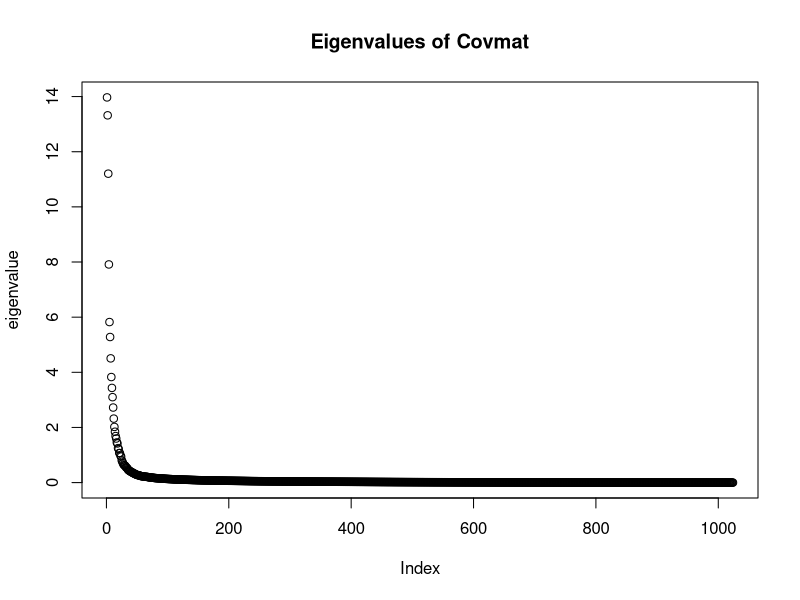

The R script that drew this image:
digitdata<-read.csv("pcaData/rawData.csv", sep=" ", header=FALSE)
library("lattice")
covdigit=cov(data.matrix(digitdata))
eigendigit=eigen(covdigit)
plot(eigendigit$values, ylab="eigenvalue", main="Eigenvalues of Covmat")

output=matrix(nrow=1934, ncol=64)
output=data.matrix(digitdata)%*%data.matrix(eigendigit$vectors[, c(1:64)])
write.table(output, file="pcaData/trainingData.csv", row.names=FALSE, col.names=FALSE, eol="\n")
write.table(eigendigit$vectors[, c(1:64)], file="pcaData/eigenvectors.csv", row.names=FALSE, col.names=FALSE, eol="\n")
